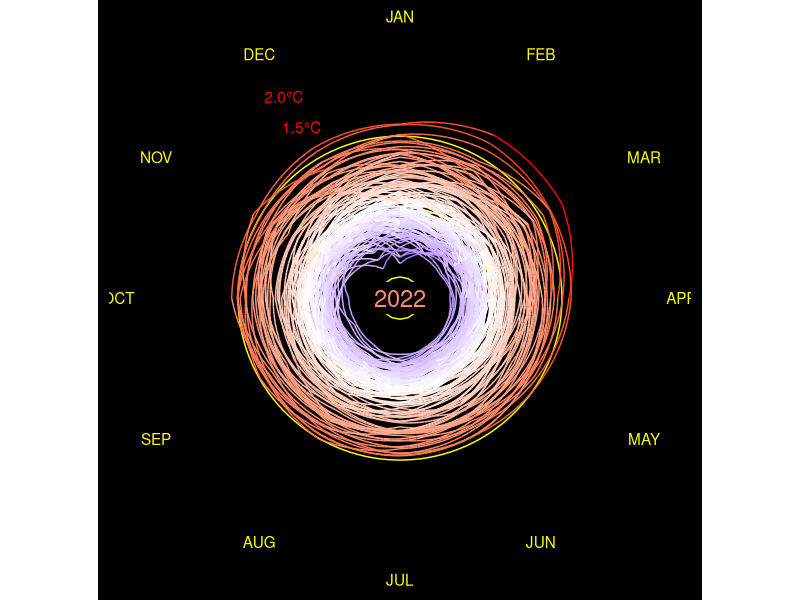
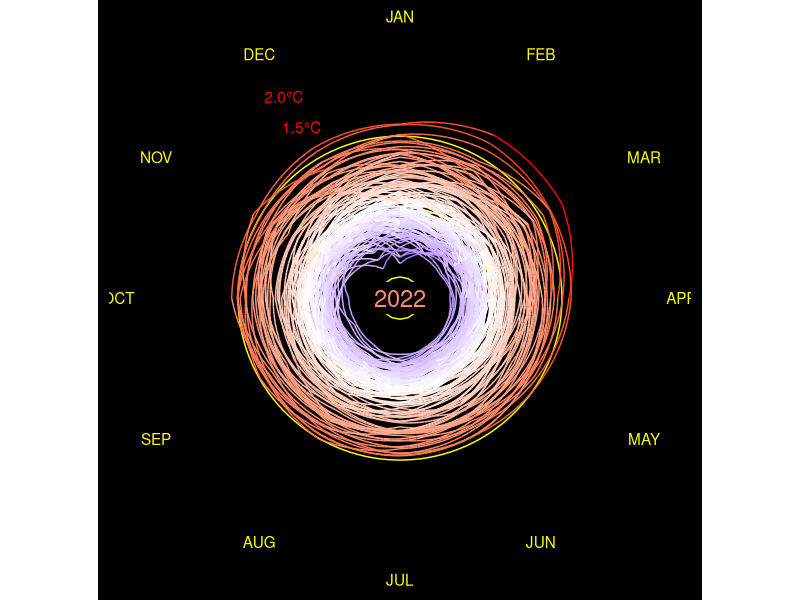

Write the R code that produced these figures, in order.
library(tidyverse)
library(gganimate)



# Plot: There are data in preceding year and next year.
# Need to create 3 separated dataframes

t_diff <- 
  read_csv("data/GLB.Ts+dSST.csv", skip = 1, na = "***") %>% #load CSV file, skip 1st rows
  select(year = Year, month.abb) %>% #month.abb is constant R build-in. which is the same as our datatype
  # Tidy dataframe by converting month in 1 column accept for year
  #Pivot dataframe for all columns except for year column, Give a name of month column
  pivot_longer(-year, names_to = "month", values_to = "t_diff") %>%
  drop_na() #Ignore NA value
  

# Create 3 Separated dataframe
# Create dataframe for preceding December
# last_dec <-
#   t_diff %>%
#   filter(month == "Dec") %>% #Filter December
#   mutate(year = year + 1,   #Calculate preceding year by using the original data
#          month = "last_Dec") #Rename Dec to last_Dec

# Create dataframe for next Jan
next_jan <-
  t_diff %>%
  filter(month == "Jan") %>% #Filter January
  mutate(year = year - 1,    # Add extra year
         month = "next_Jan") # Rename it

#Combine 3 dataframes
t_data <- 
  bind_rows(t_diff,next_jan) %>%
  mutate(month = factor(month, levels = c(month.abb, "next_Jan")), #Order months into numerical order rather than alphabet order, define month as a factor
         month_number = as.numeric(month)) %>% #Remove previous December to remove zero from dataframe
  arrange(year, month) %>% # arrange year and month       
  filter(year != 1879) %>% # we dont need 1879
  mutate(step_number = 1:nrow(.)) #Add row number. 1:nrow(.) means count from 1 to the end of row in this dataframe. need to count step over the row
  
  
  annotation <-
    t_data %>% #create new dataframe from 2022
    slice_max(year) %>%
    slice_max(month_number)
 
temp_line <- #Create text at specific position
  tibble(
    x = 12,
    y = c(1.5, 2.0),
    labels = c("1.5\u00B0C", "2.0\u00B0C")
  )

#Create dataframe for tangential month to the ciricle
month_label <-
  tibble(
    x = 1:12,
    labels = toupper(month.abb), #Convert month label to capital letters
    y = 2.7
  )

 
# a <-  
  t_data %>% ggplot(aes(x = month_number, 
             y = t_diff, 
             group = year, 
             color = t_diff), #Let's coloring by temperature change. Previous version was colored by year
             inherit.aes = FALSE) +
    # geom_rect(aes(xmin = 1, xmax = 13, ymin = -2, ymax = 2.4), # create black circle background
    #           color = "black", fill = "black",
    #           inherit.aes = FALSE)+ 
  geom_hline(yintercept = c(-1, 0, 1), color = "yellow") + # Add yellow line at -1,0,1 y intercept
  geom_label(data = temp_line, aes(x = x, y = y, label = labels), #Add label and coloring
             color = "red", fill = "black", label.size = 0,
             inherit.aes = FALSE)+
   
  geom_label(aes(x = 1, y = -1.3, label = year),  #geom_label it provides a background
               fill = "black",
               label.size = 0,
               size = 6) +
  geom_line()+
  geom_text(data = month_label, aes(x = x, y = y, label = labels), # Add month label back to the position
              color = "yellow",
              inherit.aes = FALSE#,
              #angle = seq(360-360/12, 0, length.out = 12) #Assign angle to the month label
    ) +
  # scale_x_continuous(breaks = 1:12, #Set x axis and its coordinator
  #                    labels = month.abb,
  #                    expand = c(0,0),
  #                    sec.axis = dup_axis(name = NULL, labels = NULL)) +
  scale_y_continuous(breaks = seq(-2,2,0.2),
                     limits = c(-2,2.7),
                     expand = c(0,-0.7), # expand grid. First is an addition. Second is an multiplication.
                     sec.axis = dup_axis(name = NULL, labels = NULL)) + #Rescale y axis
  scale_color_gradient2(low = "blue", high = "red", mid = "white", midpoint = 0, #Change the color to continuous scale. Re-scale the legend
                        guide = "none") + #Remove legend 
  coord_polar(start = 0)+ #Set polar 5 minutes off. "start" measures thing in radius 
  labs(x = NULL, # Add label
      y = NULL,
      title = NULL) + 
  theme(
    panel.background = element_rect(fill = "black"), #Add black color and white border. Increase border line size
    plot.background = element_rect(fill = "black", color = "black"),
    panel.grid = element_blank(), # Remove grid line color
    axis.text.x = element_blank(),
    axis.text.y = element_blank(),
    axis.ticks = element_blank(),
    axis.title = element_blank(),
    plot.title = element_blank()
  )#+
  # transition_manual(frames = year, cumulative = TRUE)  #Add data and keep the old data in gganimate only
   
ggsave("figures/climate_spiral_nasa.png", width = 4.155, height = 4.5, unit = "in", dpi = 300)
 
# animate(a, width = 4.155, height = 4.5, unit = "in", res = 300
#         # nframes = nrow(t_data),
#         # fps = nrow(t_data)/12/60/60
#         )
# anim_save("figures/climate_spiral.gif")
# 
# animate(a, width = 4.155, height = 4.5, unit = "in", res = 300,
#         renderer = av_renderer("figures/climate_spiral.mp4")
# )
